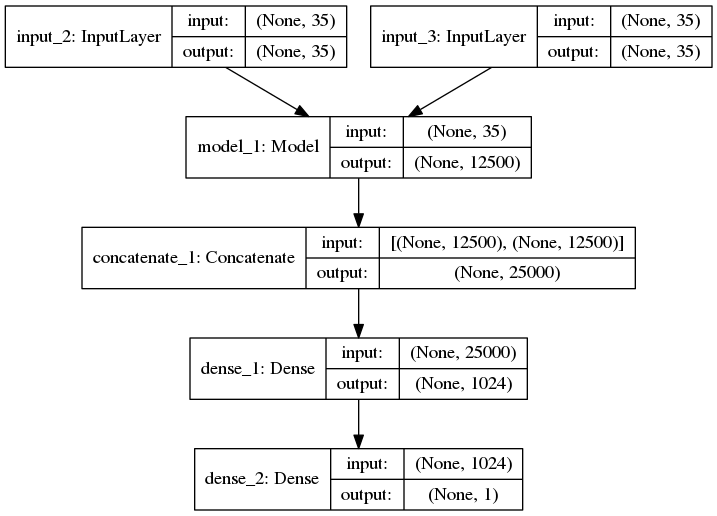

Generate this figure with Python:
#from __future__ import print_function

import os,sys
import numpy as np
from keras.preprocessing.text import Tokenizer
from  keras.preprocessing.sequence import pad_sequences
from keras.utils import to_categorical
from keras.layers import Dense,Dropout,Input,Flatten,Lambda
from keras.layers import Conv1D,MaxPooling1D,Embedding,Masking,AveragePooling1D
from keras.models import Model
from keras.layers.merge import concatenate
from keras.callbacks import EarlyStopping
#from keras import backend as K
from sklearn import metrics
import tensorflow as tf
from keras.optimizers import SGD
from keras.utils import  plot_model
from keras import regularizers
BASE_DIR='../'
glove_dir=BASE_DIR+'glove.6B/'
text_data_dir=BASE_DIR+'data/msr_paraphrase_'
max_sequence_length=35
max_nb_words=20000
embedding_dim=50
#validation_split=0.2

def index_word_vectors():
    print('indexing word vectors.')

    embeddings_index={}
    f=open(os.path.join(glove_dir,'glove.6B.50d.txt'))
    for line in f:
        values=line.split()
        word=values[0]
        coefs=np.asarray(values[1:],dtype='float32')
        embeddings_index[word]=coefs
    f.close()

    print('found %s word vectors.' %len(embeddings_index))
    return embeddings_index

# def processing_text_dataset():
#     print('processing text dataset')
#
#     texts=[]
#     labels_index={}
#     labels=[]
#     for name in sorted(os.listdir(text_data_dir)):
#         path = os.path.join(text_data_dir,name)
#         if os.path.isdir(path):
#             label_id=len(labels_index)
#             labels_index[name]=label_id
#             for fname in sorted(os.listdir(path)):
#                 if fname.isdigit():
#                     fpath=os.path.join(path,fname)
#                     if sys.version_info<(3,):
#                         f=open(fpath)
#                     else:
#                         f=open(fpath,encoding='latin-1')
#                     t=f.read()
#                     i=t.find('\n\n')
#                     if 0<i:
#                         t=t[i:]
#                     texts.append(t)
#                     f.close()
#                     labels.append(label_id)
#
#     print('found %s texts.' %len(texts))
#     return texts,labels,labels_index
def processing_text_dataset(str):
    print('processing text dataset')
    reader = open(text_data_dir + str + '.txt', 'r')
    unprocessed_data = np.array([example.split("\t") for example in reader.readlines()])[1:]
    #标签label值
    new_example = []
    #句子1
    raw_sentence_1=[]
    #句子2
    raw_sentence_2=[]
    for (i, example) in enumerate(unprocessed_data):
        new_example.append(float(example[0]))
        raw_sentence_1.append(example[3])
        raw_sentence_2.append(example[4])
    print('found %s sentences.' % len(raw_sentence_1)*2)
    return new_example,raw_sentence_1,raw_sentence_2


def to_tensor(texts11,texts12,labels1,texts21,texts22,labels2):
    tokenizer=Tokenizer(num_words=max_nb_words)
    tokenizer.fit_on_texts(texts11+texts12+texts21+texts22)
    sequences11=tokenizer.texts_to_sequences(texts11)
    #tokenizer.fit_on_texts(texts2)
    sequences12 = tokenizer.texts_to_sequences(texts12)
    sequences21 = tokenizer.texts_to_sequences(texts21)
    # tokenizer.fit_on_texts(texts2)
    sequences22 = tokenizer.texts_to_sequences(texts22)
    #
    # count_len(sequences11)
    # count_len(sequences12)
    # count_len(sequences21)
    # count_len(sequences22)

    word_index=tokenizer.word_index
    print('found %s unique tokens.'%len(word_index))
    #text11的张量
    data11=pad_sequences(sequences11,max_sequence_length)
    #text12的张量
    data12 = pad_sequences(sequences12, max_sequence_length)
    data21 = pad_sequences(sequences21, max_sequence_length)
    # text22的张量
    data22 = pad_sequences(sequences22, max_sequence_length)
    # labels1=to_categorical(np.asarray(labels1))
    # labels2 = to_categorical(np.asarray(labels2))
    labels1 = np.asarray(labels1)
    labels2 = np.asarray(labels2)
    print('shape of the data11 tensor:',data11.shape)
    print('shape of the data12 tensor:', data12.shape)
    print('shape of label1 tensor:',labels1.shape)
    print('shape of the data21 tensor:', data21.shape)
    print('shape of the data22 tensor:', data22.shape)
    print('shape of label2 tensor:', labels2.shape)
    return word_index, data11,data12,labels1,data21,data22,labels2

#compute the max length of sentences
def count_len(seg):
    count=0
    for item in seg:
        if(len(item)>count):
            count=len(item)
    print('count=',count)

def prepare_embedding(word_index,embeddings_index):
    print('preparing embedding matrix.')
    # num_words=min(max_nb_words,len(word_index))
    # embedding_matrix=np.zeros((num_words,embedding_dim))
    # for word,i in word_index.items():
    #     if i>=max_nb_words:
    #         continue
    #     embedding_vector=embeddings_index.get(word)
    #     if embedding_vector is not None:
    #         embedding_matrix[i]=embedding_vector
    num_words=len(word_index)
    embedding_matrix=np.zeros((num_words+1,embedding_dim))
    for word,i in word_index.items():
        if(i>=len(word_index)):
            continue
        embedding_vector=embeddings_index.get(word)
        if embedding_vector is not None:
            embedding_matrix[i]=embedding_vector
    return num_words+1 , embedding_matrix

def train(num_words,embedding_matrix,x1_train,x2_train,y_train,x1_val,x2_val,y_val):
    #weight加入glove预先训练好的向量，trainable设置成这部分参数不训练（glove预先训练好了，也可以添加自己的向量）
    embedding_layer=Embedding(num_words,embedding_dim,weights=[embedding_matrix],input_length=max_sequence_length,trainable=False)
    print('training model.')

    sequence_input1=Input(shape=(max_sequence_length,),dtype='int32')
    embedded_sequences1=embedding_layer(sequence_input1)
    #embedded_sequences1 =Masking(mask_value=0)(embedded_sequences1)
    x1=Conv1D(500,3,activation='relu')(embedded_sequences1)
    x1 = Conv1D(500, 3, activation='relu')(x1)
    x1 = Conv1D(500, 3, activation='relu')(x1)
    x1 = Conv1D(500, 3, activation='relu',kernel_regularizer=regularizers.l2(0.01))(x1)

    #x1=AveragePooling1D(3)(x1)
    #x1=Dropout(0.5)(x1)
    # x1=Conv1D(500,3,activation='relu')(x1)
    # x1=Conv1D(500,3,activation='relu')(x1)

    #x1 = AveragePooling1D(3)(x1)
    #x1 = Dropout(0.5)(x1)
    # x1 = Conv1D(200, 3, activation='relu')(x1)
    # x1 = MaxPooling1D(3)(x1)
    # x1 = Dropout(0.25)(x1)
    output=Flatten()(x1)

    shall_model=Model(sequence_input1,output)

    sequence_input1 = Input(shape=(max_sequence_length,), dtype='int32')
    sequence_input2 = Input(shape=(max_sequence_length,), dtype='int32')
    output1=shall_model(sequence_input1)
    output2=shall_model(sequence_input2)

    x = concatenate([output1,output2])
    x = Dense(1024,activation='relu')(x)
    # x = Dropout(0.5)(x)
    # x = Dense(64, activation='relu')(x)
    # x = Dropout(0.25)(x)
    preds = Dense(1,activation='sigmoid')(x)
    #preds=Lambda(out)(preds)
    #preds=Lambda(lambda i:1.0 if(i[0]>=0.5) else 0.0)(preds)
    #preds = Lambda(K.argmax,output_shape=(1,),dtype='float64')(preds)
    model=Model([sequence_input1,sequence_input2],preds)

    model.summary()
    #model.compile(loss='binary_crossentropy',optimizer='rmsprop',metrics=['acc'])
    sgd = SGD(lr=0.01)
    model.compile(loss='binary_crossentropy', optimizer=sgd,metrics=['acc'])

    model.fit([x1_train,x2_train],y_train,batch_size=200,epochs=500, verbose=2,callbacks=[EarlyStopping(monitor='val_loss',min_delta=0.0001,patience=3)],validation_data=([x1_val,x2_val],y_val))
    #plot_model(shall_model, to_file='model_1.png', show_shapes=True)
    plot_model(model,to_file='a124.png',show_shapes=True)

    yp = model.predict([x1_val,x2_val], batch_size=200, verbose=1)
    #ypreds = np.argmax(yp, axis=1)
    y=np.zeros(yp.shape)
    for item in range(len(y)):
        if(yp[item]>=0.5):
            y[item]=1
        else :y[item]=0
    ypreds=y
    print('\n',metrics.classification_report(y_val, ypreds))
    print('\n正确率：', metrics.accuracy_score(y_val, ypreds))
    print('\n准确率macro：', metrics.precision_score(y_val, ypreds, average='macro'), '  召回率macro：',
          metrics.recall_score(y_val, ypreds, average='macro'))
    print('\n准确率micro：', metrics.precision_score(y_val, ypreds, average='micro'), '  召回率micro：',
          metrics.recall_score(y_val, ypreds, average='micro'))
    print('F1_macro:', metrics.f1_score(y_val, ypreds, average='macro'))
    print('F1_micro:', metrics.f1_score(y_val, ypreds, average='micro'))
    model.save('a124.h5')

def out(x):
    x=tf.argmax(x)

    x=tf.to_float(x)
    x=tf.convert_to_tensor(x)
    return x

if __name__ == '__main__':
    embeddings_index=index_word_vectors()
    #texts,labels,labels_index=processing_text_dataset()
    train_label,x1text_train,x2text_train=processing_text_dataset('train')
    test_label,x1text_test,x2text_test=processing_text_dataset('test')
    word_index, x1_train,x2_train, y_train, x1_val,x2_val, y_val=to_tensor(x1text_train,x2text_train,train_label,x1text_test,x2text_test,test_label)
    num_words, embedding_matrix=prepare_embedding(word_index,embeddings_index)
    train(num_words, embedding_matrix,  x1_train,x2_train, y_train, x1_val,x2_val, y_val)



